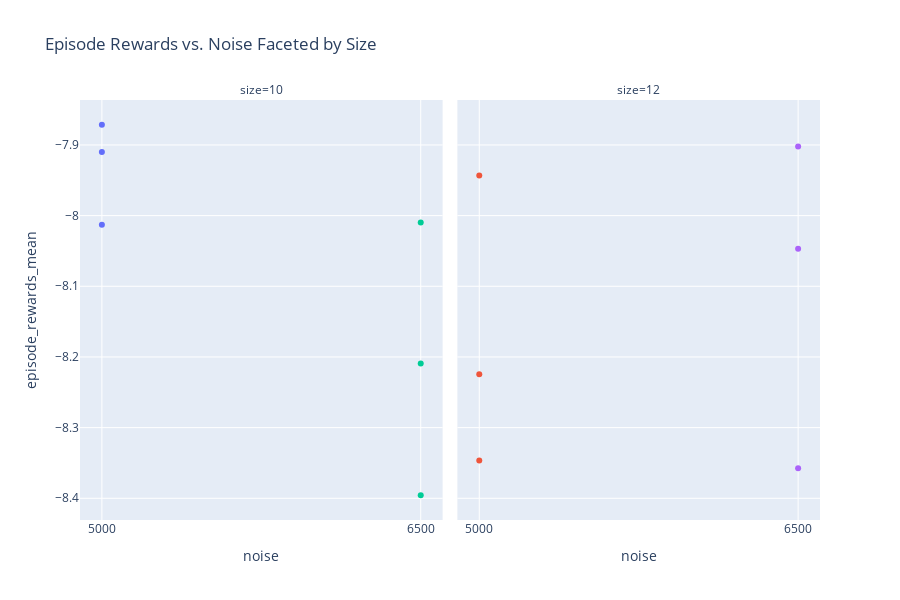

The cell this chart's notebook holds for it:
### Code cell
import plotly.express as px

# Define readable names for selected hyperparams
readable_names = {
    hyperparam_columns[0]: "noise",
    hyperparam_columns[1]: "size"
}

# Rename columns in a copy of the dataframe
plot_df = sub_df.rename(columns=readable_names)

# Assign new column names
x_col = "noise"
y_col = "episode_rewards_mean"
facet_col = "size"

# Plot
fig = px.scatter(
    plot_df,
    x=x_col,
    y=y_col,
    color="experiment_name",  # Optional: color by experiment
    facet_col=facet_col,
    title="Episode Rewards vs. Noise Faceted by Size",
    height=600
)

fig.update_layout(showlegend=False)
fig.show()

### Figure 1 — Plotly figure (JSON) as saved in the notebook; plotly's stock layout.template omitted (floating-point values rounded to 4 significant figures)
{"data": [{"hovertemplate": "experiment_name=0000_agent_params.args_.target_model_update_freq_5000__agent_params.args_.training_freq_10<br>size=10<br>noise=%{x}<br>episode_rewards_mean=%{y}<extra></extra>", "legendgroup": "0000_agent_params.args_.target_model_update_freq_5000__agent_params.args_.training_freq_10", "marker": {"color": "#636efa", "symbol": "circle"}, "mode": "markers", "name": "0000_agent_params.args_.target_model_update_freq_5000__agent_params.args_.training_freq_10", "orientation": "v", "showlegend": true, "type": "scatter", "x": ["5000", "5000", "5000"], "xaxis": "x", "y": [-7.871, -8.013, -7.91], "yaxis": "y"}, {"hovertemplate": "experiment_name=0001_agent_params.args_.target_model_update_freq_5000__agent_params.args_.training_freq_12<br>size=12<br>noise=%{x}<br>episode_rewards_mean=%{y}<extra></extra>", "legendgroup": "0001_agent_params.args_.target_model_update_freq_5000__agent_params.args_.training_freq_12", "marker": {"color": "#EF553B", "symbol": "circle"}, "mode": "markers", "name": "0001_agent_params.args_.target_model_update_freq_5000__agent_params.args_.training_freq_12", "orientation": "v", "showlegend": true, "type": "scatter", "x": ["5000", "5000", "5000"], "xaxis": "x2", "y": [-8.224, -8.347, -7.943], "yaxis": "y2"}, {"hovertemplate": "experiment_name=0002_agent_params.args_.target_model_update_freq_6500__agent_params.args_.training_freq_10<br>size=10<br>noise=%{x}<br>episode_rewards_mean=%{y}<extra></extra>", "legendgroup": "0002_agent_params.args_.target_model_update_freq_6500__agent_params.args_.training_freq_10", "marker": {"color": "#00cc96", "symbol": "circle"}, "mode": "markers", "name": "0002_agent_params.args_.target_model_update_freq_6500__agent_params.args_.training_freq_10", "orientation": "v", "showlegend": true, "type": "scatter", "x": ["6500", "6500", "6500"], "xaxis": "x", "y": [-8.209, -8.396, -8.01], "yaxis": "y"}, {"hovertemplate": "experiment_name=0003_agent_params.args_.target_model_update_freq_6500__agent_params.args_.training_freq_12<br>size=12<br>noise=%{x}<br>episode_rewards_mean=%{y}<extra></extra>", "legendgroup": "0003_agent_params.args_.target_model_update_freq_6500__agent_params.args_.training_freq_12", "marker": {"color": "#ab63fa", "symbol": "circle"}, "mode": "markers", "name": "0003_agent_params.args_.target_model_update_freq_6500__agent_params.args_.training_freq_12", "orientation": "v", "showlegend": true, "type": "scatter", "x": ["6500", "6500", "6500"], "xaxis": "x2", "y": [-7.902, -8.358, -8.047], "yaxis": "y2"}], "layout": {"annotations": [{"font": {}, "showarrow": false, "text": "size=10", "x": 0.245, "xanchor": "center", "xref": "paper", "y": 1, "yanchor": "bottom", "yref": "paper"}, {"font": {}, "showarrow": false, "text": "size=12", "x": 0.755, "xanchor": "center", "xref": "paper", "y": 1, "yanchor": "bottom", "yref": "paper"}], "height": 600, "legend": {"title": {"text": "experiment_name"}, "tracegroupgap": 0}, "showlegend": false, "title": {"text": "Episode Rewards vs. Noise Faceted by Size"}, "xaxis": {"anchor": "y", "domain": [0, 0.49], "title": {"text": "noise"}}, "xaxis2": {"anchor": "y2", "domain": [0.51, 1], "matches": "x", "title": {"text": "noise"}}, "yaxis": {"anchor": "x", "domain": [0, 1], "title": {"text": "episode_rewards_mean"}}, "yaxis2": {"anchor": "x2", "domain": [0, 1], "matches": "y", "showticklabels": false}}}
